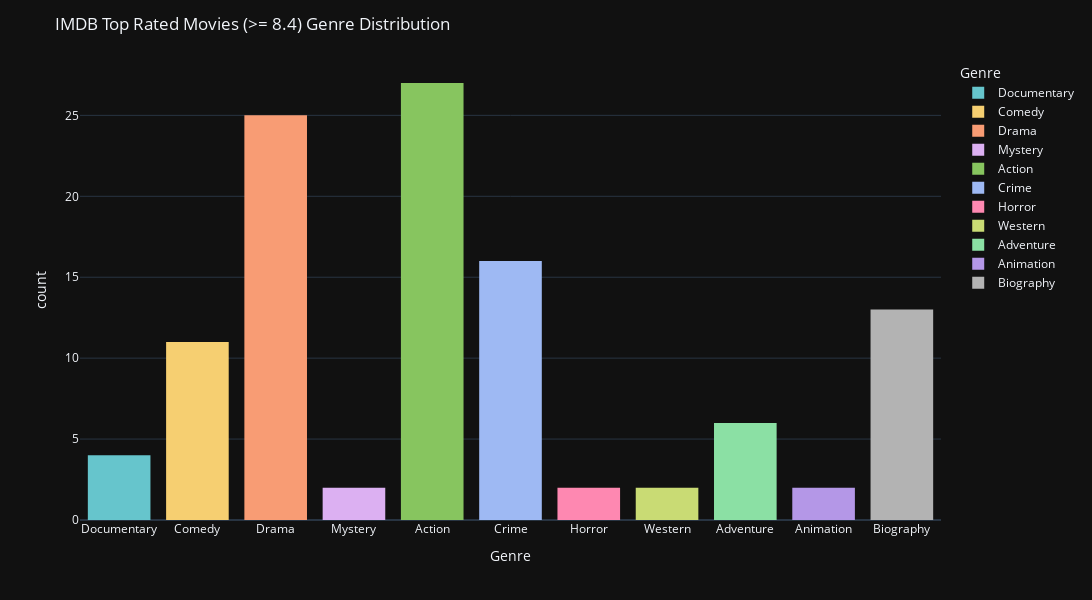

This figure's notebook cell:
### Code cell
# Then let's use a bar chart to see the distribution of the genres

fig = px.histogram(
    data_frame=movies_ratings_top,
    x='mainGenre',
    color='mainGenre',
    labels={'mainGenre': 'Genre'},
    color_discrete_sequence=px.colors.qualitative.Pastel
)

fig.update_layout(
    width=1300,
    height=600,
    title='IMDB Top Rated Movies (>= 8.4) Genre Distribution',
    template='plotly_dark'
)
fig.show()

### Figure 1 — Plotly figure (JSON) as saved in the notebook; plotly's stock layout.template omitted (floating-point values rounded to 4 significant figures)
{"data": [{"alignmentgroup": "True", "bingroup": "x", "hovertemplate": "Genre=%{x}<br>count=%{y}<extra></extra>", "legendgroup": "Documentary", "marker": {"color": "rgb(102, 197, 204)", "pattern": {"shape": ""}}, "name": "Documentary", "offsetgroup": "Documentary", "orientation": "v", "showlegend": true, "type": "histogram", "x": ["Documentary", "Documentary", "Documentary", "Documentary"], "xaxis": "x", "yaxis": "y"}, {"alignmentgroup": "True", "bingroup": "x", "hovertemplate": "Genre=%{x}<br>count=%{y}<extra></extra>", "legendgroup": "Comedy", "marker": {"color": "rgb(246, 207, 113)", "pattern": {"shape": ""}}, "name": "Comedy", "offsetgroup": "Comedy", "orientation": "v", "showlegend": true, "type": "histogram", "x": ["Comedy", "Comedy", "Comedy", "Comedy", "Comedy", "Comedy", "Comedy", "Comedy", "Comedy", "Comedy", "Comedy"], "xaxis": "x", "yaxis": "y"}, {"alignmentgroup": "True", "bingroup": "x", "hovertemplate": "Genre=%{x}<br>count=%{y}<extra></extra>", "legendgroup": "Drama", "marker": {"color": "rgb(248, 156, 116)", "pattern": {"shape": ""}}, "name": "Drama", "offsetgroup": "Drama", "orientation": "v", "showlegend": true, "type": "histogram", "x": ["Drama", "Drama", "Drama", "Drama", "Drama", "Drama", "Drama", "Drama", "Drama", "Drama", "Drama", "Drama", "Drama", "Drama", "Drama", "Drama", "Drama", "Drama", "Drama", "Drama", "Drama", "Drama", "Drama", "Drama", "Drama"], "xaxis": "x", "yaxis": "y"}, {"alignmentgroup": "True", "bingroup": "x", "hovertemplate": "Genre=%{x}<br>count=%{y}<extra></extra>", "legendgroup": "Mystery", "marker": {"color": "rgb(220, 176, 242)", "pattern": {"shape": ""}}, "name": "Mystery", "offsetgroup": "Mystery", "orientation": "v", "showlegend": true, "type": "histogram", "x": ["Mystery", "Mystery"], "xaxis": "x", "yaxis": "y"}, {"alignmentgroup": "True", "bingroup": "x", "hovertemplate": "Genre=%{x}<br>count=%{y}<extra></extra>", "legendgroup": "Action", "marker": {"color": "rgb(135, 197, 95)", "pattern": {"shape": ""}}, "name": "Action", "offsetgroup": "Action", "orientation": "v", "showlegend": true, "type": "histogram", "x": ["Action", "Action", "Action", "Action", "Action", "Action", "Action", "Action", "Action", "Action", "Action", "Action", "Action", "Action", "Action", "Action", "Action", "Action", "Action", "Action", "Action", "Action", "Action", "Action", "Action", "Action", "Action"], "xaxis": "x", "yaxis": "y"}, {"alignmentgroup": "True", "bingroup": "x", "hovertemplate": "Genre=%{x}<br>count=%{y}<extra></extra>", "legendgroup": "Crime", "marker": {"color": "rgb(158, 185, 243)", "pattern": {"shape": ""}}, "name": "Crime", "offsetgroup": "Crime", "orientation": "v", "showlegend": true, "type": "histogram", "x": ["Crime", "Crime", "Crime", "Crime", "Crime", "Crime", "Crime", "Crime", "Crime", "Crime", "Crime", "Crime", "Crime", "Crime", "Crime", "Crime"], "xaxis": "x", "yaxis": "y"}, {"alignmentgroup": "True", "bingroup": "x", "hovertemplate": "Genre=%{x}<br>count=%{y}<extra></extra>", "legendgroup": "Horror", "marker": {"color": "rgb(254, 136, 177)", "pattern": {"shape": ""}}, "name": "Horror", "offsetgroup": "Horror", "orientation": "v", "showlegend": true, "type": "histogram", "x": ["Horror", "Horror"], "xaxis": "x", "yaxis": "y"}, {"alignmentgroup": "True", "bingroup": "x", "hovertemplate": "Genre=%{x}<br>count=%{y}<extra></extra>", "legendgroup": "Western", "marker": {"color": "rgb(201, 219, 116)", "pattern": {"shape": ""}}, "name": "Western", "offsetgroup": "Western", "orientation": "v", "showlegend": true, "type": "histogram", "x": ["Western", "Western"], "xaxis": "x", "yaxis": "y"}, {"alignmentgroup": "True", "bingroup": "x", "hovertemplate": "Genre=%{x}<br>count=%{y}<extra></extra>", "legendgroup": "Adventure", "marker": {"color": "rgb(139, 224, 164)", "pattern": {"shape": ""}}, "name": "Adventure", "offsetgroup": "Adventure", "orientation": "v", "showlegend": true, "type": "histogram", "x": ["Adventure", "Adventure", "Adventure", "Adventure", "Adventure", "Adventure"], "xaxis": "x", "yaxis": "y"}, {"alignmentgroup": "True", "bingroup": "x", "hovertemplate": "Genre=%{x}<br>count=%{y}<extra></extra>", "legendgroup": "Animation", "marker": {"color": "rgb(180, 151, 231)", "pattern": {"shape": ""}}, "name": "Animation", "offsetgroup": "Animation", "orientation": "v", "showlegend": true, "type": "histogram", "x": ["Animation", "Animation"], "xaxis": "x", "yaxis": "y"}, {"alignmentgroup": "True", "bingroup": "x", "hovertemplate": "Genre=%{x}<br>count=%{y}<extra></extra>", "legendgroup": "Biography", "marker": {"color": "rgb(179, 179, 179)", "pattern": {"shape": ""}}, "name": "Biography", "offsetgroup": "Biography", "orientation": "v", "showlegend": true, "type": "histogram", "x": ["Biography", "Biography", "Biography", "Biography", "Biography", "Biography", "Biography", "Biography", "Biography", "Biography", "Biography", "Biography", "Biography"], "xaxis": "x", "yaxis": "y"}], "layout": {"barmode": "relative", "height": 600, "legend": {"title": {"text": "Genre"}, "tracegroupgap": 0}, "margin": {"t": 60}, "title": {"text": "IMDB Top Rated Movies (>= 8.4) Genre Distribution"}, "width": 1300, "xaxis": {"anchor": "y", "categoryarray": ["Documentary", "Comedy", "Drama", "Mystery", "Action", "Crime", "Horror", "Western", "Adventure", "Animation", "Biography"], "categoryorder": "array", "domain": [0, 1], "title": {"text": "Genre"}}, "yaxis": {"anchor": "x", "domain": [0, 1], "title": {"text": "count"}}}}
